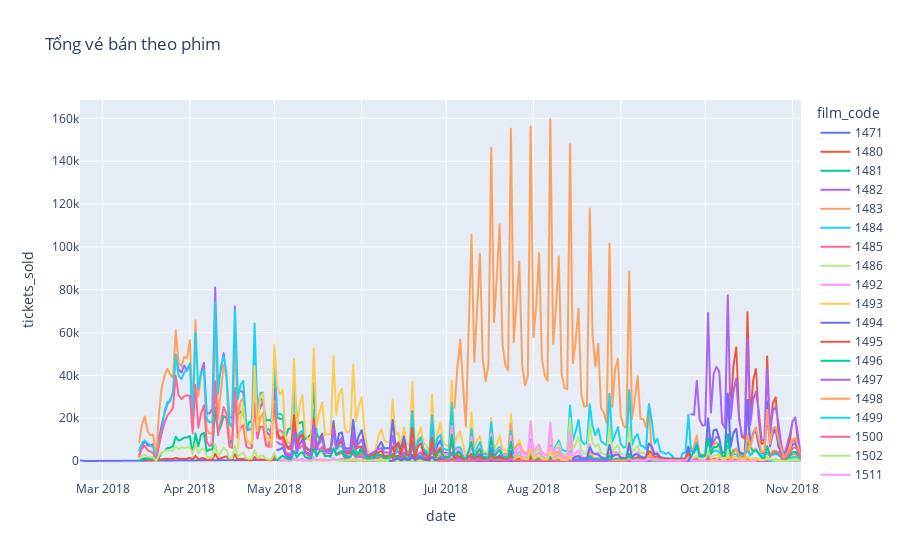

The notebook cell this image was saved under:
### Code cell
fig = px.line(data_film, x='date', y='tickets_sold', color='film_code', title='Tổng vé bán theo phim')
fig.show()
